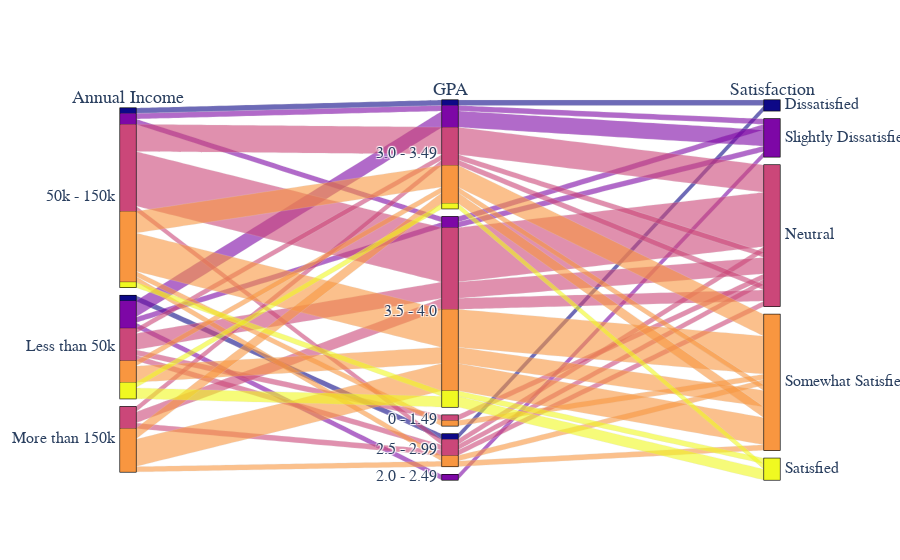

The notebook cell this image was saved under:
### Code cell
# Create dimensions
annualIncome_dim = go.parcats.Dimension(values=pqdf.AnnualIncome, label="Annual Income")

gpa_dim = go.parcats.Dimension(values=pqdf.GPA, label="GPA")

satisfaction_dim = go.parcats.Dimension(
    values=pqdf.CurrentFeelCol, label="Satisfaction", categoryarray=[1,2,3,4,5],
    ticktext = ['Dissatisfied', "Slightly Dissatisfied", "Neutral", "Somewhat Satisfied", "Satisfied"]
)

# Create parcats trace
color = pqdf.CurrentFeelCol
fig = go.Figure(data = [go.Parcats(dimensions=[annualIncome_dim, gpa_dim, satisfaction_dim],
        line={'color': color},
        hoveron='category', hoverinfo='count+probability',
        labelfont={'size': 18, 'family': 'Times'},
        tickfont={'size': 16, 'family': 'Times'},
        arrangement='freeform')])

fig.show()

### Figure 1 — Plotly figure (JSON) as saved in the notebook; plotly's stock layout.template omitted (floating-point values rounded to 4 significant figures)
{"data": [{"arrangement": "freeform", "dimensions": [{"label": "Annual Income", "values": ["50k - 150k", "50k - 150k", "Less than 50k", "Less than 50k", "Less than 50k", "More than 150k", "50k - 150k", "More than 150k", "50k - 150k", "50k - 150k", "50k - 150k", "50k - 150k", "More than 150k", "More than 150k", "50k - 150k", "50k - 150k", "50k - 150k", "50k - 150k", "50k - 150k", "50k - 150k", "More than 150k", "50k - 150k", "50k - 150k", "More than 150k", "50k - 150k", "50k - 150k", "50k - 150k", "50k - 150k", "Less than 50k", "More than 150k", "More than 150k", "50k - 150k", "50k - 150k", "Less than 50k", "50k - 150k", "50k - 150k", "50k - 150k", "50k - 150k", "50k - 150k", "50k - 150k", "Less than 50k", "Less than 50k", "50k - 150k", "More than 150k", "Less than 50k", "Less than 50k", "Less than 50k", "Less than 50k", "50k - 150k", "More than 150k", "50k - 150k", "Less than 50k", "Less than 50k", "Less than 50k", "50k - 150k", "Less than 50k", "Less than 50k", "Less than 50k", "Less than 50k", "More than 150k", "50k - 150k", "Less than 50k", "More than 150k", "50k - 150k"]}, {"label": "GPA", "values": ["3.0 - 3.49", "3.0 - 3.49", "3.5 - 4.0", "3.5 - 4.0", "0 - 1.49", "3.5 - 4.0", "3.5 - 4.0", "3.5 - 4.0", "3.5 - 4.0", "3.5 - 4.0", "2.5 - 2.99", "3.5 - 4.0", "3.5 - 4.0", "3.5 - 4.0", "3.0 - 3.49", "3.5 - 4.0", "3.5 - 4.0", "3.0 - 3.49", "3.0 - 3.49", "3.0 - 3.49", "3.0 - 3.49", "3.5 - 4.0", "3.5 - 4.0", "3.5 - 4.0", "3.5 - 4.0", "3.0 - 3.49", "3.0 - 3.49", "3.5 - 4.0", "3.0 - 3.49", "3.5 - 4.0", "3.5 - 4.0", "0 - 1.49", "3.5 - 4.0", "3.5 - 4.0", "3.5 - 4.0", "3.0 - 3.49", "3.5 - 4.0", "3.5 - 4.0", "3.0 - 3.49", "3.5 - 4.0", "2.0 - 2.49", "3.5 - 4.0", "3.5 - 4.0", "3.0 - 3.49", "2.5 - 2.99", "3.0 - 3.49", "3.5 - 4.0", "3.5 - 4.0", "3.5 - 4.0", "2.5 - 2.99", "3.0 - 3.49", "3.0 - 3.49", "3.0 - 3.49", "3.5 - 4.0", "2.5 - 2.99", "3.0 - 3.49", "3.5 - 4.0", "3.5 - 4.0", "2.5 - 2.99", "2.5 - 2.99", "3.5 - 4.0", "3.0 - 3.49", "3.0 - 3.49", "3.5 - 4.0"]}, {"categoryarray": [1, 2, 3, 4, 5], "label": "Satisfaction", "ticktext": ["Dissatisfied", "Slightly Dissatisfied", "Neutral", "Somewhat Satisfied", "Satisfied"], "values": [3, 4, 3, 3, 3, 4, 5, 4, 4, 3, 3, 3, 4, 3, 3, 3, 2, 3, 4, 4, 4, 3, 3, 4, 4, 3, 1, 4, 2, 4, 3, 4, 4, 3, 3, 2, 3, 3, 4, 4, 2, 4, 4, 4, 1, 5, 5, 4, 3, 3, 3, 4, 2, 4, 4, 2, 5, 2, 3, 4, 3, 3, 3, 4]}], "hoverinfo": "count+probability", "hoveron": "category", "labelfont": {"family": "Times", "size": 18}, "line": {"color": [3, 4, 3, 3, 3, 4, 5, 4, 4, 3, 3, 3, 4, 3, 3, 3, 2, 3, 4, 4, 4, 3, 3, 4, 4, 3, 1, 4, 2, 4, 3, 4, 4, 3, 3, 2, 3, 3, 4, 4, 2, 4, 4, 4, 1, 5, 5, 4, 3, 3, 3, 4, 2, 4, 4, 2, 5, 2, 3, 4, 3, 3, 3, 4]}, "tickfont": {"family": "Times", "size": 16}, "type": "parcats"}], "layout": {}}
